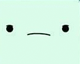

A 2D game scene composited from a Tiled map and its tileset images. What follows is a short description and the map's XML, with every tile layer's data as written:
An orthogonal 10x8 tile map with 8x8 px tiles, 1 tile layer (sprite).

<map version="1.0" tiledversion="1.1.5" orientation="orthogonal" renderorder="right-down" width="10" height="8" tilewidth="8" tileheight="8" infinite="0" nextobjectid="1">
 <tileset firstgid="1" source="sprite.tsx" />
 <layer name="sprite" width="10" height="8">
  <data encoding="csv">
501,502,503,504,505,506,507,508,509,510,
531,532,533,534,535,536,537,538,539,540,
561,562,563,564,565,566,567,568,569,570,
591,592,593,594,595,596,597,598,599,600,
621,622,623,624,625,626,627,628,629,630,
651,652,653,654,655,656,657,658,659,660,
681,682,683,684,685,686,687,688,689,690,
711,712,713,714,715,716,717,718,719,720
</data>
 </layer>
</map>
